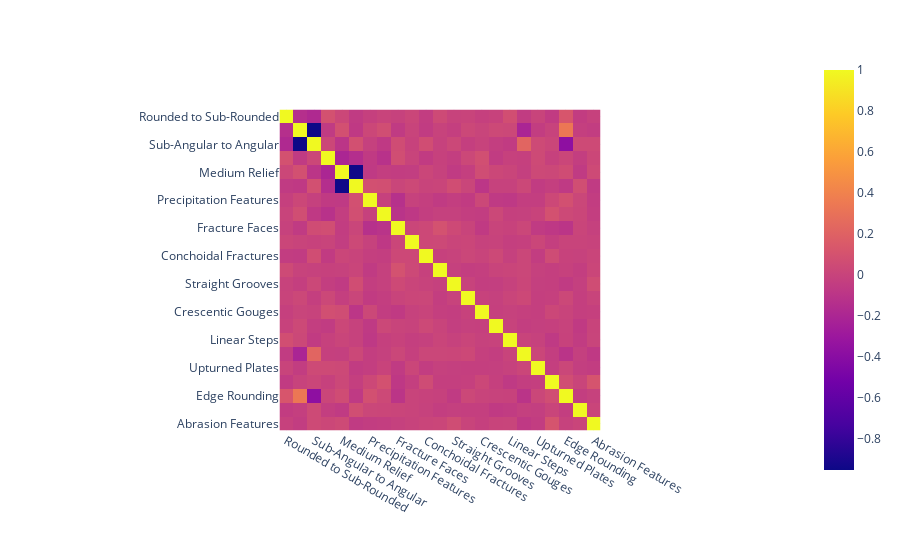

Here is the notebook cell this chart was saved with:
### Code cell
fig = px.imshow(corr)
fig.show()

### Figure 1 — Plotly figure (JSON) as saved in the notebook; plotly's stock layout.template omitted (floating-point values rounded to 4 significant figures; data arrays with more than 128 entries replaced by an {"elided": "..."} marker saying what was removed)
{"data": [{"coloraxis": "coloraxis", "hovertemplate": "x: %{x}<br>y: %{y}<br>color: %{z}<extra></extra>", "name": "0", "type": "heatmap", "x": ["Rounded to Sub-Rounded", "Sub-Rounded to Sub-Angular", "Sub-Angular to Angular", "Low Relief", "Medium Relief", "High Relief", "Precipitation Features", "Dissolution Etching", "Fracture Faces", "Subparallel Linear Features", "Conchoidal Fractures", "Curved Grooves", "Straight Grooves", "Deep Troughs", "Crescentic Gouges", "Arc Shaped Steps", "Linear Steps", "Sharp Angular Features", "Upturned Plates", "V Shaped Cracks", "Edge Rounding", "Breakage Blocks", "Abrasion Features"], "xaxis": "x", "y": ["Rounded to Sub-Rounded", "Sub-Rounded to Sub-Angular", "Sub-Angular to Angular", "Low Relief", "Medium Relief", "High Relief", "Precipitation Features", "Dissolution Etching", "Fracture Faces", "Subparallel Linear Features", "Conchoidal Fractures", "Curved Grooves", "Straight Grooves", "Deep Troughs", "Crescentic Gouges", "Arc Shaped Steps", "Linear Steps", "Sharp Angular Features", "Upturned Plates", "V Shaped Cracks", "Edge Rounding", "Breakage Blocks", "Abrasion Features"], "yaxis": "y", "z": {"elided": "23x23 float values"}}], "layout": {"coloraxis": {"colorscale": [[0, "#0d0887"], [0.1111, "#46039f"], [0.2222, "#7201a8"], [0.3333, "#9c179e"], [0.4444, "#bd3786"], [0.5556, "#d8576b"], [0.6667, "#ed7953"], [0.7778, "#fb9f3a"], [0.8889, "#fdca26"], [1, "#f0f921"]]}, "margin": {"t": 60}, "xaxis": {"anchor": "y", "constrain": "domain", "domain": [0, 1], "scaleanchor": "y"}, "yaxis": {"anchor": "x", "autorange": "reversed", "constrain": "domain", "domain": [0, 1]}}}
